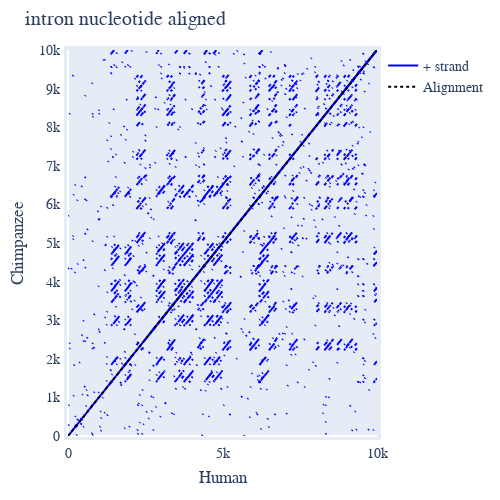

Notebook code cell kept with this figure:
### Code cell
dp_allpos = allpos_intronsAR[20000:30000].dotplot(name1="Human", name2="Chimpanzee", title="intron nucleotide aligned")
dp_allpos.show()

### Figure 1 — Plotly figure (JSON) as saved in the notebook; plotly's stock layout.template omitted (floating-point values rounded to 4 significant figures; data arrays with more than 128 entries replaced by an {"elided": "..."} marker saying what was removed)
{"data": [{"line": {"color": "blue"}, "mode": "lines", "name": "+ strand", "showlegend": true, "type": "scatter", "x": {"elided": "7124 int values"}, "xaxis": "x", "y": {"elided": "7124 int values"}, "yaxis": "y"}, {"line": {"color": "black", "dash": "dot"}, "mode": "lines", "name": "Alignment", "showlegend": true, "type": "scatter", "x": [0.2, 9999.0], "xaxis": "x", "y": [0, 9999], "yaxis": "y"}], "layout": {"autosize": false, "font": {"family": "Balto", "size": 14}, "height": 500, "hovermode": "closest", "margin": {"b": 50, "l": 50, "pad": 4, "r": 50, "t": 50}, "showlegend": true, "title": {"text": "intron nucleotide aligned"}, "width": 500, "xaxis": {"mirror": true, "range": [0, 10000], "showgrid": false, "showline": true, "title": {"text": "Human"}, "visible": true}, "yaxis": {"mirror": true, "range": [0, 10000], "showgrid": false, "showline": true, "title": {"text": "Chimpanzee"}, "visible": true}}}
